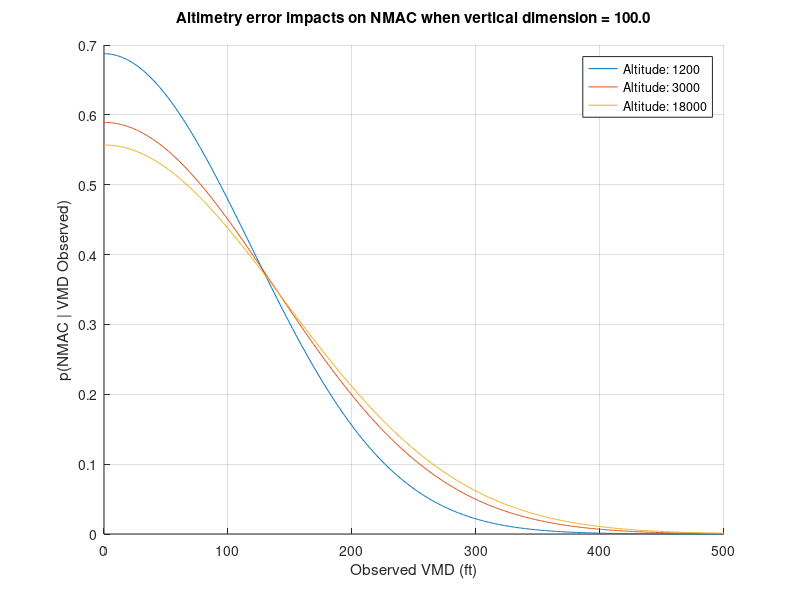
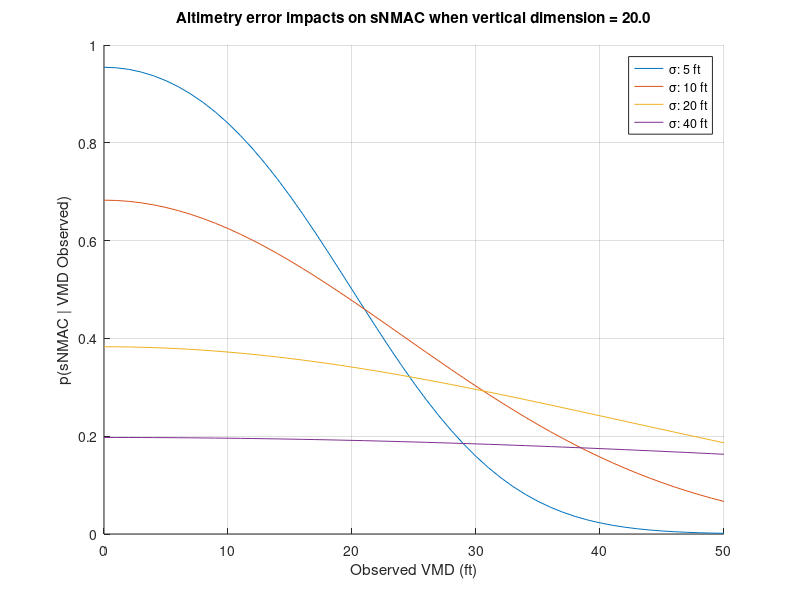

Recreate these plots in MATLAB, in order.
figstart = 100;

%% Estimate NMAC | VMD
figure(figstart+1);  hold on;

sigmas = [99 121.6 130.4]; % Two-aircraft standard deviation (assuming indepdent error) - values from ASARP/ICAO
alt_ft = [1200 3000 18000];

vmdVec_ft = [0:1:500];
vNMACDef_ft = 100;

pNMAC = zeros(size(vmdVec_ft));
for si = 1:numel(sigmas)
for vi = 1:numel(vmdVec_ft)

    % Use ERF function (assuming gaussian noise)
    if(vmdVec_ft(vi) > vNMACDef_ft)
       % Sum  
       X = [(vmdVec_ft(vi) + vNMACDef_ft)];        
       Y = [(vmdVec_ft(vi) - vNMACDef_ft)];        
       pNMAC(vi) = erfc(Y / (sqrt(2) * sigmas(si)))/2 - ...
           erfc(X / (sqrt(2) * sigmas(si)))/2;
    else
       X = abs(vmdVec_ft(vi) + vNMACDef_ft);        
       Y = abs(vmdVec_ft(vi) - vNMACDef_ft);        
       pNMAC(vi) = 1 - (erfc((X) / (sqrt(2) * sigmas(si)))/2 + ...
           erfc((Y) / (sqrt(2) * sigmas(si)))/2);
    end
end
plot(vmdVec_ft, pNMAC)
lgs{si} = ['\sigma: ' num2str(sigmas(si))];
lgs{si} = ['Altitude: ' num2str(alt_ft(si))];
end
grid on
xlabel('Observed VMD (ft)');
ylabel('p(NMAC | VMD Observed)')

legend(lgs)
title(sprintf('Altimetry error impacts on NMAC when vertical dimension = %0.1f\n',vNMACDef_ft))

%% EstimatepsNMAC | VMD
figure(figstart+2); hold on;

sigmas = [10 20 40 80]; % Two-aircraft standard deviation (assuming indepdent error)

vmdVec_ft = [0:1:50];
vNMACDef_ft = 20;

pNMAC = zeros(size(vmdVec_ft));
for si = 1:numel(sigmas)
for vi = 1:numel(vmdVec_ft)

    % Use ERF function (assuming gaussian noise)
    if(vmdVec_ft(vi) > vNMACDef_ft)
       % Sum  
       X = [(vmdVec_ft(vi) + vNMACDef_ft)];        
       Y = [(vmdVec_ft(vi) - vNMACDef_ft)];        
       pNMAC(vi) = erfc(Y / (sqrt(2) * sigmas(si)))/2 - ...
           erfc(X / (sqrt(2) * sigmas(si)))/2;
    else
       X = abs(vmdVec_ft(vi) + vNMACDef_ft);        
       Y = abs(vmdVec_ft(vi) - vNMACDef_ft);        
       pNMAC(vi) = 1 - (erfc((X) / (sqrt(2) * sigmas(si)))/2 + ...
           erfc((Y) / (sqrt(2) * sigmas(si)))/2);
    end
end
plot(vmdVec_ft, pNMAC)
lgs{si} = ['\sigma: ' num2str(sigmas(si)/2) ' ft']; % Divide by 2 to convert to single aircraft sigma
end
grid on
xlabel('Observed VMD (ft)');
ylabel('p(sNMAC | VMD Observed)')

legend(lgs)
title(sprintf('Altimetry error impacts on sNMAC when vertical dimension = %0.1f\n',vNMACDef_ft))